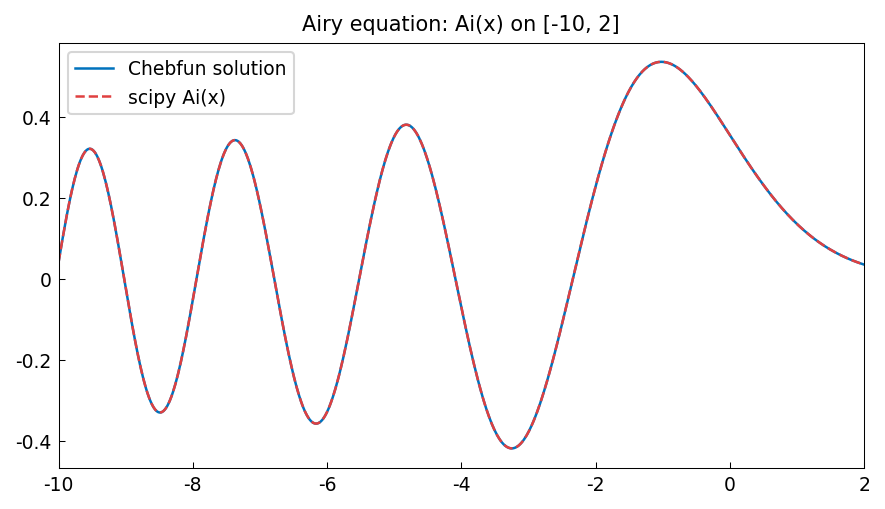

Here is the Python script that generated this plot:
"""Airy equation BVP.

Solves u'' - x*u = 0 (the Airy equation) on [-10, 2] with boundary
conditions from the exact Airy function Ai(x).

Credit: Inspired by Chebfun ode-linear/Airy.m.
Original MATLAB Chebfun: Copyright 2017 by The University of Oxford and
The Chebfun Developers. See https://www.chebfun.org/ for Chebfun information.
"""
import os

os.environ.setdefault("XLA_PYTHON_CLIENT_PREALLOCATE", "false")

import matplotlib

matplotlib.use("Agg")
import os
import sys

import jax.numpy as jnp
import matplotlib.pyplot as plt
import numpy as np
import scipy.special as sp

sys.path.insert(0, os.path.join(os.path.dirname(__file__), '..', '..', 'src'))

import chebfunjax as cj
from chebfunjax.plotting import chebfun_style

chebfun_style()

from chebfunjax.operators.chebop import Chebop
from chebfunjax.plotting import plot


def run():
    print("=" * 60)
    print("Airy equation BVP: u'' - x*u = 0")
    print("=" * 60)

    # Boundary values from scipy
    a, b = -10.0, 2.0
    Ai_a = float(sp.airy(a)[0])
    Ai_b = float(sp.airy(b)[0])
    print(f"\nAi({a}) = {Ai_a:.12f}")
    print(f"Ai({b}) = {Ai_b:.12f}")

    # MATLAB: N = chebop(-10, 2); N.op = @(x,u) diff(u,2) - x.*u
    #         N.lbc = airy(a); N.rbc = airy(b)
    N = Chebop(lambda x, u: u.diff(2) - x * u, domain=(a, b))
    N.lbc = Ai_a
    N.rbc = Ai_b

    u = N.solve(0.0)
    print(f"\nSolved Airy BVP on [{a}, {b}]:")
    print(f"  Chebfun length: {len(u)}")

    # Compare with scipy Airy function
    x_test = jnp.linspace(a, b, 500)
    Ai_exact = jnp.array(sp.airy(np.array(x_test))[0])
    u_vals = u(x_test)
    err = float(jnp.max(jnp.abs(u_vals - Ai_exact)))
    print(f"  Max error vs scipy Ai(x): {err:.2e}")
    assert err < 1e-8, f"Airy BVP error too large: {err}"

    # Verify at x = 0: Ai(0) = 1/(3^(2/3) * Gamma(2/3))
    Ai0_exact = float(sp.airy(0.0)[0])
    Ai0_computed = float(u(jnp.array(0.0)))
    print(f"\n  Ai(0) computed: {Ai0_computed:.12f}")
    print(f"  Ai(0) exact:    {Ai0_exact:.12f}")
    assert abs(Ai0_computed - Ai0_exact) < 1e-10

    # Verify ODE residual at interior points
    d2u = u.diff(2)
    x_id = cj.chebfun(lambda t: t, domain=(a, b))
    residual = d2u - x_id * u
    x_check = jnp.linspace(a + 0.1, b - 0.1, 100)
    res_err = float(jnp.max(jnp.abs(residual(x_check))))
    print(f"  ||u'' - x*u||_inf = {res_err:.2e}")
    assert res_err < 1e-9

    # --- Plots -------------------------------------------------------
    _here = os.path.dirname(os.path.abspath(__file__))
    fig, ax = plot(u, title="Airy equation: Ai(x) on [-10, 2]",
                   label="Chebfun solution")
    import numpy as _np
    import scipy.special as _sp
    _xs = _np.linspace(a, b, 400)
    ax.plot(_xs, _sp.airy(_xs)[0], "--", color="#E04040",
            linewidth=1.2, label="scipy Ai(x)")
    ax.legend(fontsize=9)
    fig.savefig(os.path.join(_here, "airy_equation.png"),
                dpi=150, bbox_inches="tight")
    plt.close(fig)

    print("\nAll assertions passed.")
    return True

if __name__ == "__main__":
    run()
